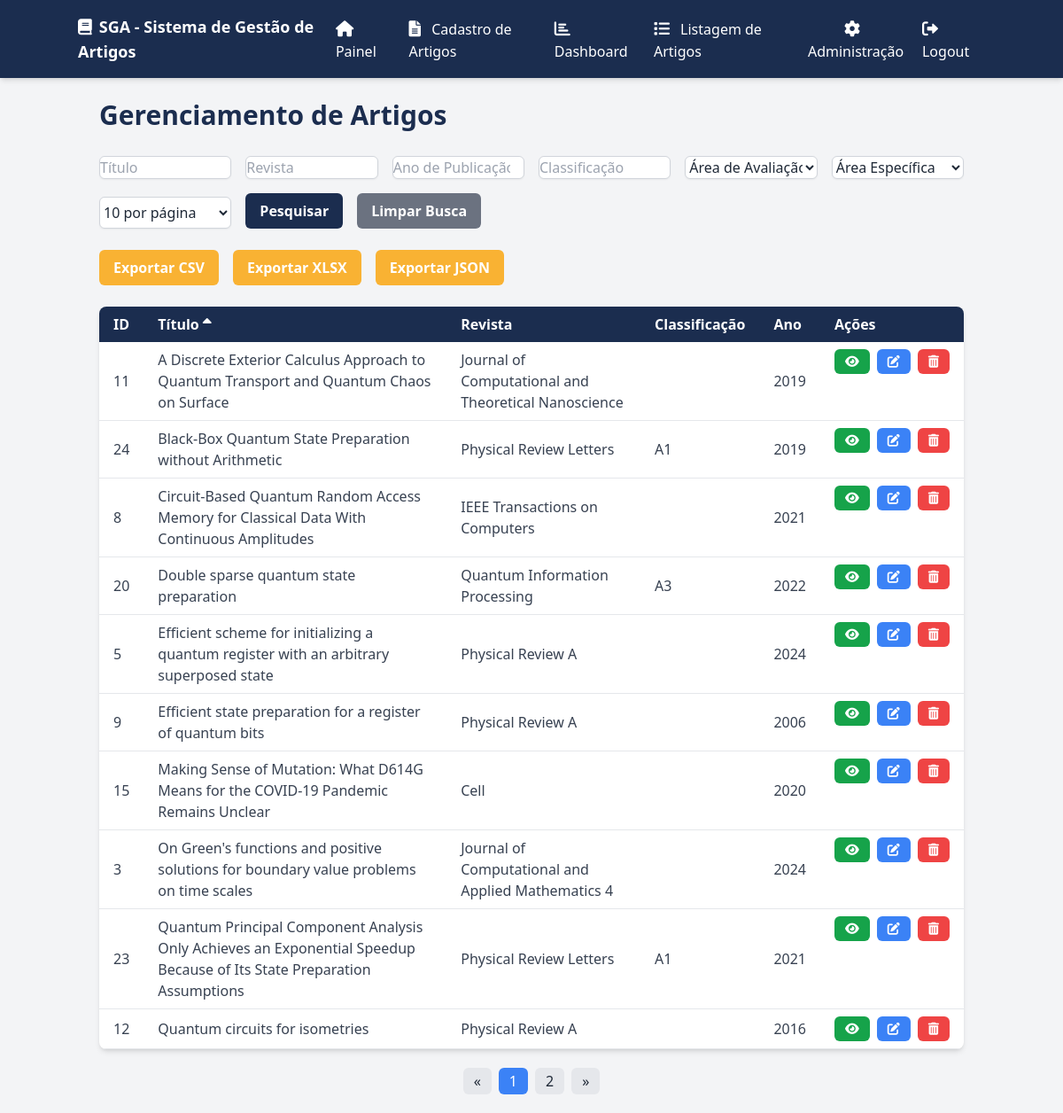
The app's page /artigos?sort_by=titulo&sort_dir=asc (signed in) with its own data.
### app/models.py (models this page shows)
class Artigo(db.Model):
    id = db.Column(db.Integer, primary_key=True)
    doi = db.Column(db.String(255), unique=True, nullable=False)
    titulo = db.Column(db.String(255), nullable=False)
    ano = db.Column(db.Integer, nullable=False)
    revista = db.Column(db.String(255), nullable=False)
    issn = db.Column(db.String(9), nullable=False)
    area_id = db.Column(db.Integer, nullable=False)
    subarea_id = db.Column(db.Integer, nullable=False)
    autores = db.Column(db.String(255), nullable=False)  # Armazenar autores como string, pode ser melhorado com tabela relacional
    internacionalizacao = db.Column(db.Boolean, default=False)
    classificacao = db.Column(db.String(10), nullable=True)
    fator_impacto = db.Column(db.Numeric(5, 3), nullable=True)

### app/routes/routes.py (the view)
@main_bp.route('/artigos', methods=['GET'])
@login_required
def listar_artigos():
    titulo = request.args.get('titulo', '').strip()
    revista = request.args.get('revista', '').strip()
    ano = request.args.get('ano', '').strip()
    classificacao = request.args.get('classificacao', '').strip()
    area_id = request.args.get('area_id', '').strip()
    subarea_id = request.args.get('subarea_id', '').strip()
    sort_by = request.args.get('sort_by', 'id')  # Coluna padrão para ordenação
    sort_dir = request.args.get('sort_dir', 'desc')  # Direção padrão para ordenação
    query = Artigo.query
    if titulo:
        query = query.filter(Artigo.titulo.ilike(f'%{titulo}%'))
    if revista:
        query = query.filter(Artigo.revista.ilike(f'%{revista}%'))
    if ano:
        query = query.filter_by(ano=ano)
    if classificacao:
        query = query.filter(Artigo.classificacao.ilike(f'%{classificacao}%'))
    if area_id:
        query = query.filter_by(area_id=area_id)
    if subarea_id:
        query = query.filter_by(subarea_id=subarea_id)
    if sort_dir == 'desc':
        query = query.order_by(getattr(Artigo, sort_by).desc())
    else:
        query = query.order_by(getattr(Artigo, sort_by).asc())
    page = request.args.get(get_page_parameter(), type=int, default=1)
    per_page = request.args.get('per_page', type=int, default=10)
    artigos = query.paginate(page=page, per_page=per_page)
    areas = Area.query.all()
    subareas = Subarea.query.all()
    return render_template('listar_artigos.html', artigos=artigos, areas=areas, subareas=subareas, sort_by=sort_by, sort_dir=sort_dir)

### app/__init__.py (called while the page is built)
@login_manager.user_loader
def load_user(user_id):
    from app.models import User
    return User.query.get(int(user_id))  # Carrega o usuário pelo ID

### app/templates/listar_artigos.html (shortened to what this page needs)
<!DOCTYPE html>
<html lang="pt-BR">
<head>
    <link rel="stylesheet" href="https://cdnjs.cloudflare.com/ajax/libs/toastr.js/latest/toastr.min.css">
    <script src="https://cdn.tailwindcss.com"></script>
    <link rel="stylesheet" href="https://cdnjs.cloudflare.com/ajax/libs/font-awesome/6.0.0-beta3/css/all.min.css">
</head>
<body class="bg-gray-100 text-gray-800">
    <nav class="bg-[#1b2d4f] p-4 shadow-md">
        <div class="container mx-auto flex justify-between items-center">
            <div class="text-white text-lg font-semibold">
                <i class="fas fa-book mr-2"></i>SGA - Sistema de Gestão de Artigos
            </div>
            <div id="menuItems" class="hidden md:flex space-x-4">
                <a href="{{ url_for('main.painel') }}" class="text-white hover:text-[#f9b233]">
                    <i class="fas fa-home mr-2 text-lg"></i> Painel
                </a>
                <a href="{{ url_for('main.submit_artigo') }}" class="text-white hover:text-[#f9b233]">
                    <i class="fas fa-file-alt mr-2 text-lg"></i> Cadastro de Artigos
                </a>
                <a href="{{ url_for('main.dashboard') }}" class="text-white hover:text-[#f9b233]">
                    <i class="fas fa-chart-bar mr-2 text-lg"></i> Dashboard
                </a>
                <a href="{{ url_for('main.listar_artigos') }}" class="text-white hover:text-[#f9b233]">
                    <i class="fas fa-list mr-2 text-lg"></i> Listagem de Artigos
                </a>
                {% if current_user.is_authenticated and current_user.is_admin %}
                <div class="relative group">
                    <button class="text-white hover:text-[#f9b233] focus:outline-none">
                        <i class="fas fa-cog mr-2 text-lg"></i> Administração
                    </button>
                </div>
                {% endif %}
                {% if current_user.is_authenticated %}
                    <a href="{{ url_for('auth.logout') }}" class="text-white hover:text-[#f9b233]">
                        <i class="fas fa-sign-out-alt mr-2 text-lg"></i> Logout
                    </a>
                {% else %}
                    <a href="{{ url_for('auth.login') }}" class="text-white hover:text-[#f9b233]">
                        <i class="fas fa-sign-in-alt mr-2 text-lg"></i> Login
                    </a>
                {% endif %}
            </div>
        </div>
    </nav>
    <div class="container mx-auto p-6">
        <h1 class="text-3xl font-bold mb-6 text-[#1b2d4f]">Gerenciamento de Artigos</h1>
        <form method="GET" action="{{ url_for('main.listar_artigos') }}" id="listar-artigos-form" class="mb-6 grid grid-cols-1 md:grid-cols-6 gap-4">
            <input type="text" name="titulo" class="form-input mt-1 block w-full bg-white border border-gray-300 rounded-md shadow-sm focus:ring-[#f9b233] focus:border-[#f9b233]" placeholder="Título" value="{{ request.args.get('titulo', '') }}">
            <input type="text" name="revista" class="form-input mt-1 block w-full bg-white border border-gray-300 rounded-md shadow-sm focus:ring-[#f9b233] focus:border-[#f9b233]" placeholder="Revista" value="{{ request.args.get('revista', '') }}">
            <input type="number" name="ano" class="form-input mt-1 block w-full bg-white border border-gray-300 rounded-md shadow-sm focus:ring-[#f9b233] focus:border-[#f9b233]" placeholder="Ano de Publicação" value="{{ request.args.get('ano', '') }}">
            <input type="text" name="classificacao" class="form-input mt-1 block w-full bg-white border border-gray-300 rounded-md shadow-sm focus:ring-[#f9b233] focus:border-[#f9b233]" placeholder="Classificação" value="{{ request.args.get('classificacao', '') }}">
            <select name="area_id" class="form-select mt-1 block w-full bg-white border border-gray-300 rounded-md shadow-sm focus:ring-[#f9b233] focus:border-[#f9b233]">
                <option value="">Área de Avaliação</option>
            </select>
            <select name="subarea_id" class="form-select mt-1 block w-full bg-white border border-gray-300 rounded-md shadow-sm focus:ring-[#f9b233] focus:border-[#f9b233]">
                <option value="">Área Específica</option>
            </select>
            <select name="per_page" class="form-select mt-1 block w-full bg-white border border-gray-300 rounded-md shadow-sm focus:ring-[#f9b233] focus:border-[#f9b233]">
                <option value="10" {% if request.args.get('per_page') == '10' %}selected{% endif %}>10 por página</option>
            </select>
            <div class="flex space-x-4 col-span-1 md:col-span-2">
                <button type="submit" class="bg-[#1b2d4f] text-white font-bold py-2 px-4 rounded-md hover:bg-[#b61823] transition-all duration-300 focus:outline-none focus:ring-2 focus:ring-[#f9b233] focus:ring-opacity-50">
                    Pesquisar
                </button>
                <a href="{{ url_for('main.listar_artigos') }}" class="bg-gray-500 text-white font-bold py-2 px-4 rounded-md hover:bg-gray-600 transition-all duration-300 focus:outline-none focus:ring-2 focus:ring-gray-400 focus:ring-opacity-50">
                    Limpar Busca
                </a>
            </div>
        </form>
        <form method="GET" action="{{ url_for('main.exportar_artigos') }}" id="export-form" class="mb-6">
            <div class="flex space-x-4">
            <button type="submit" class="bg-[#f9b233] text-white font-bold py-2 px-4 rounded-md hover:bg-[#14223b] transition-all duration-300 focus:outline-none focus:ring-2 focus:ring-[#f9b233] focus:ring-opacity-50" name="format" value="csv">Exportar CSV</button>
            <button type="submit" class="bg-[#f9b233] text-white font-bold py-2 px-4 rounded-md hover:bg-[#14223b] transition-all duration-300 focus:outline-none focus:ring-2 focus:ring-[#f9b233] focus:ring-opacity-50" name="format" value="xlsx">Exportar XLSX</button>
            <button type="submit" class="bg-[#f9b233] text-white font-bold py-2 px-4 rounded-md hover:bg-[#14223b] transition-all duration-300 focus:outline-none focus:ring-2 focus:ring-[#f9b233] focus:ring-opacity-50" name="format" value="json">Exportar JSON</button>
        </div>
        </form>
        {% if artigos.items %}
        <table class="min-w-full bg-white shadow-md rounded-lg overflow-hidden">
            <thead class="bg-[#1b2d4f] text-white">
                <tr>
                    <th class="py-2 px-4 text-left">
                        <a href="{{ url_for('main.listar_artigos', sort_by='id', sort_dir='desc' if request.args.get('sort_by') == 'id' and request.args.get('sort_dir') == 'asc' else 'asc') }}" class="hover:underline">
                            ID
                        </a>
                    </th>
                    <th class="py-2 px-4 text-left">
                        <a href="{{ url_for('main.listar_artigos', sort_by='titulo', sort_dir='desc' if request.args.get('sort_by') == 'titulo' and request.args.get('sort_dir') == 'asc' else 'asc') }}" class="hover:underline">
                            Título
                            {% if request.args.get('sort_by') == 'titulo' %}
                                <i class="fas fa-sort-{{ 'up' if request.args.get('sort_dir') == 'asc' else 'down' }}"></i>
                            {% endif %}
                        </a>
                    </th>
                    <th class="py-2 px-4 text-left">
                        <a href="{{ url_for('main.listar_artigos', sort_by='revista', sort_dir='desc' if request.args.get('sort_by') == 'revista' and request.args.get('sort_dir') == 'asc' else 'asc') }}" class="hover:underline">
                            Revista
                        </a>
                    </th>
                    <th class="py-2 px-4 text-left">
                        <a href="{{ url_for('main.listar_artigos', sort_by='classificacao', sort_dir='desc' if request.args.get('sort_by') == 'classificacao' and request.args.get('sort_dir') == 'asc' else 'asc') }}" class="hover:underline">
                            Classificação
                        </a>
                    </th>
                    <th class="py-2 px-4 text-left">
                        <a href="{{ url_for('main.listar_artigos', sort_by='ano', sort_dir='desc' if request.args.get('sort_by') == 'ano' and request.args.get('sort_dir') == 'asc' else 'asc') }}" class="hover:underline">
                            Ano
                        </a>
                    </th>
                    <th class="py-2 px-4 text-left">Ações</th>
                </tr>
            </thead>
            <tbody class="text-gray-700">
                {% for artigo in artigos.items %}
                <tr class="border-b border-gray-200 hover:bg-gray-100">
                    <td class="py-2 px-4">{{ artigo.id }}</td>
                    <td class="py-2 px-4">{{ artigo.titulo }}</td>
                    <td class="py-2 px-4">{{ artigo.revista }}</td>
                    <td class="py-2 px-4">{{ artigo.classificacao }}</td>
                    <td class="py-2 px-4">{{ artigo.ano }}</td>
                   <td class="py-2 px-4 flex space-x-2">
    <a href="{{ url_for('main.visualizar_artigo', id=artigo.id) }}" class="text-white bg-green-600 hover:bg-yellow-600 font-semibold py-1 px-3 rounded-md text-sm" title="Visualizar">
        <i class="fas fa-eye"></i>
    </a>
    <a href="{{ url_for('main.editar_artigo', id=artigo.id) }}" class="text-white bg-blue-500 hover:bg-blue-600 font-semibold py-1 px-3 rounded-md text-sm" title="Editar">
        <i class="fas fa-edit"></i>
    </a>
    <form action="{{ url_for('main.deletar_artigo', id=artigo.id) }}" method="POST" class="inline-block">
        <button type="submit" class="text-white bg-red-500 hover:bg-red-600 font-semibold py-1 px-3 rounded-md text-sm" onclick="return confirm('Tem certeza que deseja deletar este artigo?');" title="Excluir">
            <i class="fas fa-trash-alt"></i>
        </button>
    </form>
</td>
                </tr>
                {% endfor %}
            </tbody>
        </table>
        <nav aria-label="Navegação de página" class="mt-6">
            <ul class="pagination flex justify-center space-x-2">
                <li class="page-item {% if not artigos.has_prev %}disabled{% endif %}">
                    <a class="page-link py-1 px-3 bg-gray-200 hover:bg-gray-300 rounded-md" href="{{ url_for('main.listar_artigos', page=artigos.prev_num, per_page=request.args.get('per_page', '10'), sort_by=request.args.get('sort_by'), sort_dir=request.args.get('sort_dir')) }}" aria-label="Anterior">
                        &laquo;
                    </a>
                </li>
                {% for page_num in artigos.iter_pages() %}
                <li class="page-item {% if page_num == artigos.page %}active{% endif %}">
                    <a class="page-link py-1 px-3 {% if page_num == artigos.page %}bg-blue-500 text-white{% else %}bg-gray-200 hover:bg-gray-300{% endif %} rounded-md" href="{{ url_for('main.listar_artigos', page=page_num, per_page=request.args.get('per_page', '10'), sort_by=request.args.get('sort_by'), sort_dir=request.args.get('sort_dir')) }}">
                        {{ page_num }}
                    </a>
                </li>
                {% endfor %}
                <li class="page-item {% if not artigos.has_next %}disabled{% endif %}">
                    <a class="page-link py-1 px-3 bg-gray-200 hover:bg-gray-300 rounded-md" href="{{ url_for('main.listar_artigos', page=artigos.next_num, per_page=request.args.get('per_page', '10'), sort_by=request.args.get('sort_by'), sort_dir=request.args.get('sort_dir')) }}" aria-label="Próximo">
                        &raquo;
                    </a>
                </li>
            </ul>
        </nav>
        {% else %}
        <p class="text-red-500">Nenhum artigo encontrado para os parâmetros fornecidos.</p>
        {% endif %}
    </div>
</body>
</html>

### records on screen
Artigo: id "11", titulo "A Discrete Exterior Calculus Approach to Quantum Transport and Quantum Chaos on Surface", revista "Journal of Computational and Theoretical Nanoscience", ano "2019"
Artigo: id "24", titulo "Black-Box Quantum State Preparation without Arithmetic", revista "Physical Review Letters", classificacao "A1", ano "2019"
Artigo: id "8", titulo "Circuit-Based Quantum Random Access Memory for Classical Data With Continuous Amplitudes", revista "IEEE Transactions on Computers", ano "2021"
Artigo: id "20", titulo "Double sparse quantum state preparation", revista "Quantum Information Processing", classificacao "A3", ano "2022"
Artigo: id "5", titulo "Efficient scheme for initializing a quantum register with an arbitrary superposed state", revista "Physical Review A", ano "2024"
Artigo: id "9", titulo "Efficient state preparation for a register of quantum bits", revista "Physical Review A", ano "2006"
Artigo: id "15", titulo "Making Sense of Mutation: What D614G Means for the COVID-19 Pandemic Remains Unclear", revista "Cell", ano "2020"
Artigo: id "3", titulo "On Green's functions and positive solutions for boundary value problems on time scales", revista "Journal of Computational and Applied Mathematics 4", ano "2024"
Artigo: id "23", titulo "Quantum Principal Component Analysis Only Achieves an Exponential Speedup Because of Its State Preparation Assumptions", revista "Physical Review Letters", classificacao "A1", ano "2021"
Artigo: id "12", titulo "Quantum circuits for isometries", revista "Physical Review A", ano "2016"

### other values on screen
{{ page_num }} "1" "2"
